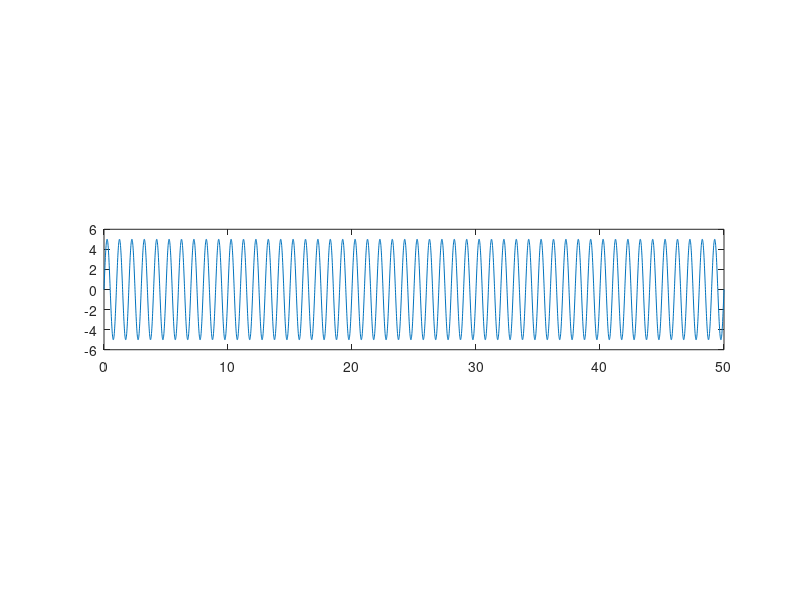
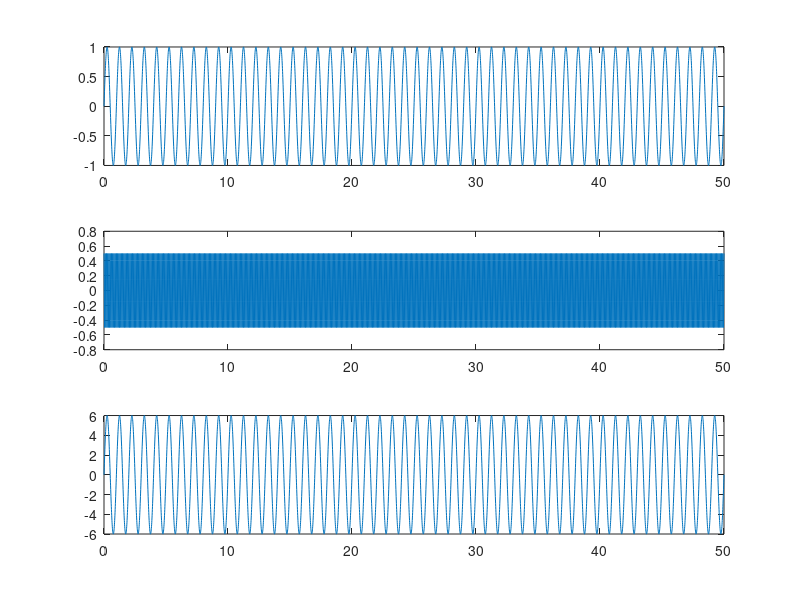

Source code (MATLAB) for these figures, in order:
%3.1.1 Amplitude scaling
T=100;
t=0:1/T:50;
y1=sin(2*pi*t);
a1 = input ('nilai skala amplitude:');
y2 = a1*y1;
subplot (312); plot (t, y2);

%3.1.2 Penjumlahan sinyal

a2 = 0.5;
f2 = 10.;
y3 = a2*sin(2*pi*f2*t + pi/2);
y4 = y1 + y2;
figure (2)
subplot(311);plot(t,y1);
subplot (312);plot (t,y3);
subplot (313); plot(t,y4);
